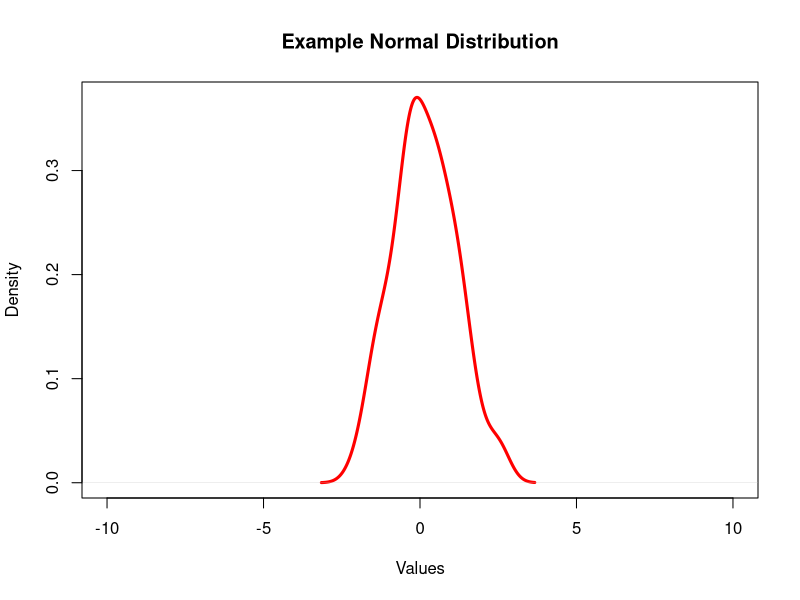

Recreate this plot in R.
## ---- chunk 1
x <- rnorm(n = 100, mean = 0, sd = 1)
plot(density(x), main = "Example Normal Distribution", xlab = "Values",
     xlim = c(-10, 10), lwd = 3, col = "red")
